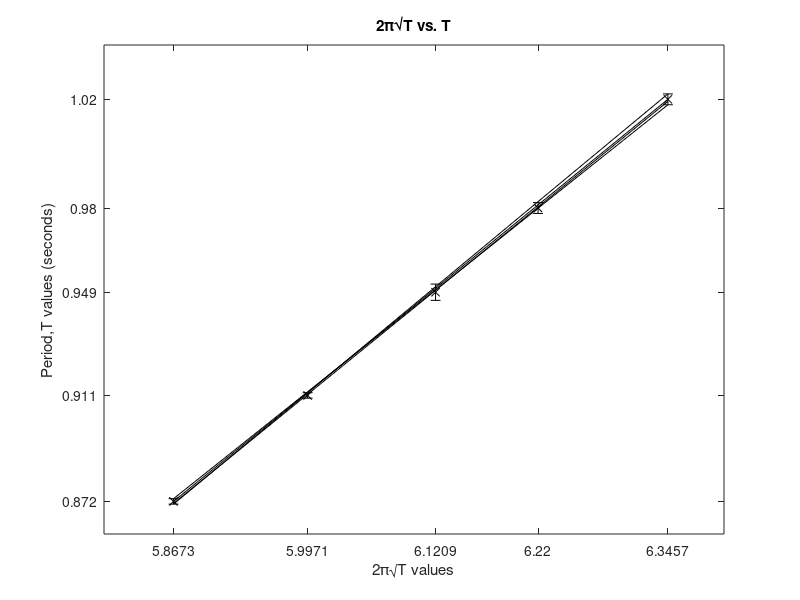

The MATLAB script that drew this image:
figure(1)
period = [0.872,0.911,0.949,0.980,1.02];
twopisqrt = sqrt(period) * 2*pi;
err = [0.001 0.001 0.003 0.002 0.002]; 
errorbar(twopisqrt,period,err,'xk')
title('2\pi\surdT vs. T')
xlabel('2\pi\surdT values')
ylabel('Period,T values (seconds)')
xticks([twopisqrt(1) twopisqrt(2) twopisqrt(3) twopisqrt(4) twopisqrt(5)])
xlim([5.8 6.4])
yticks([period(1) period(2) period(3) period(4) period(5)])
xline = [5.8673 6.3457];
yline = [0.871 1.022];
hold on
plot(xline,yline,'-k')
xline2 = [5.8673 6.3457];
yline2 = [0.873 1.018];
plot(xline2,yline2,'-k')
xline3 = [5.8673 6.3457];
yline3 = [0.872 1.02];
plot(xline3,yline3,'-k')
% line of best fit using least squares
[p,PolyS] = polyfit(twopisqrt,period,1);
xline = [5.8673 6.3457];
yline = [polyval(p,min(twopisqrt)),polyval(p,max(twopisqrt))];
plot(xline,yline,'-k')
COVB = (PolyS.R'*PolyS.R)\eye(size(PolyS.R)) * PolyS.normr^2/PolyS.df;
% SE  is the error of the line of best fit
SE = sqrt(diag(COVB))                              